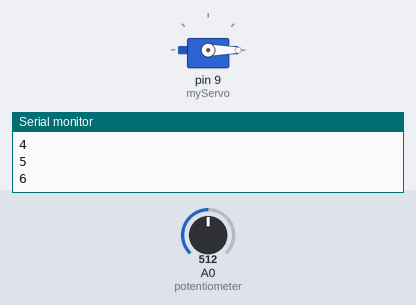
Recording of a sketch running on a simulated Arduino Uno, built with avr-gcc and run on an emulated ATmega328P. Shown: servo, the last lines printed to the serial monitor. The inputs (shaded band) are chosen by the test bench; at power-on: A0 (potentiometer) = 512. At 18.3 s the program stops and its outputs stay as they are.

Above: at 0.1 s.
At 7.7 s:
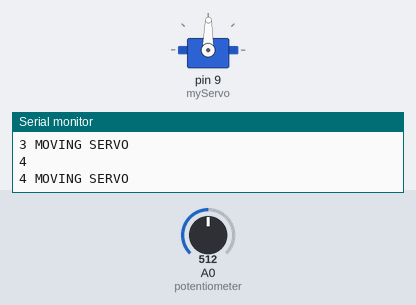
Timing chart, 0 to 19.7 s (numbered marks = the images above):
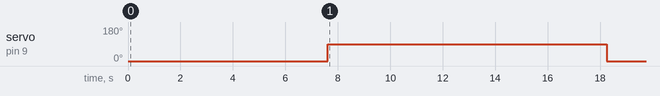

The sketch:

PreSetServo.ino
```cpp
#include <Servo.h>
Servo myServo;
int const potentiometer = A0;
int angle;
int instructions[500];
boolean instructionPeriod = true;
int count = 0;

void setup() {
  myServo.attach(9);
  Serial.begin(9600);
  digitalWrite(13, HIGH);
  myServo.write(0);
}

void loop() {
  Serial.print(count);
  Serial.print("\n");
  if(instructionPeriod && count == 499){
    instructionPeriod = false;
    digitalWrite(13, LOW);
    count = 0;
  }
  if(instructionPeriod){
    instructions[count] = analogRead(potentiometer);
    count++;
  }else{
    if(count > 499)
      exit(0);
    angle = map(instructions[count], 0, 1023, 0, 179);
    Serial.print(count);
    Serial.print(" MOVING SERVO");
    Serial.print("\n");
    myServo.write(angle);
    count++;
  }
  delay(15);

}
```

Measured:
- by itself, servo on pin 9 (myServo): 0° → 89° at 7.6 s, → 0° 10.6 s later
